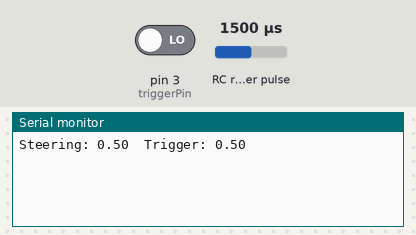
The sketch below on a simulated Arduino Uno, built with avr-gcc and run on an emulated ATmega328P. Parts: the last lines printed to the serial monitor. Wiring (inferred from the names in the program): RC receiver channel: data pin 2. Inputs (shaded band) come from the test bench; at power-on: RC receiver pulse 1500 µs, pin 3 (triggerPin) LOW.

Above: at 1.2 s.
1.3 s: RC receiver pulse (sensor on pin 2) set to 1020 µs
At 2.6 s:
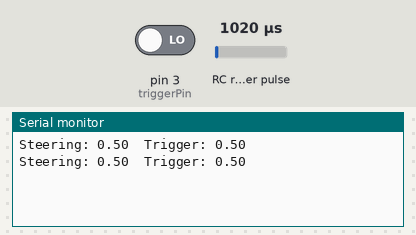
2.8 s: RC receiver pulse (sensor on pin 2) set to 1250 µs
At 3.9 s:
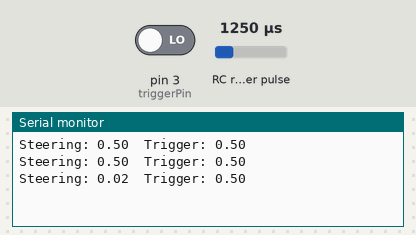
Timing chart, 0 to 5.8 s (numbered marks = the images above; inputs shaded):
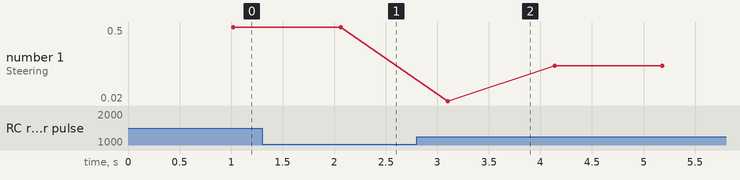

The sketch:

PWM_Remote.ino
```cpp
int steeringPin = 2; // Replace with the actual pin number for steering
int triggerPin = 3; // Replace with the actual pin number for trigger

float lastSteeringValue = 0.5; // Initialize with neutral value
float lastTriggerValue = 0.5; // Initialize with neutral value

void setup() {
  pinMode(steeringPin, INPUT);
  pinMode(triggerPin, INPUT);
  Serial.begin(9600);
}

void loop() {
  int steeringPulse = pulseIn(steeringPin, HIGH);
  int triggerPulse = pulseIn(triggerPin, HIGH);

  // Update and map steering value if valid
  if(steeringPulse >= 900 && steeringPulse <= 2100) {
    lastSteeringValue = map(steeringPulse, 1000, 2000, 0, 1000) / 1000.0;
    lastSteeringValue = constrain(lastSteeringValue, 0, 1);
  }

  // Update and map trigger value if valid
  if(triggerPulse >= 900 && triggerPulse <= 2100) {
    lastTriggerValue = map(triggerPulse, 1000, 2000, 0, 1000) / 1000.0;
    lastTriggerValue = constrain(lastTriggerValue, 0, 1);
  }

  // Print values to serial
  Serial.print("Steering: ");
  Serial.print(lastSteeringValue);
  Serial.print("\tTrigger: ");
  Serial.println(lastTriggerValue);

  delay(20); // Adjust delay as needed
}
```

Measured:
- plotted number 1: 0.5 → 0.25 after the input at 2.8 s
